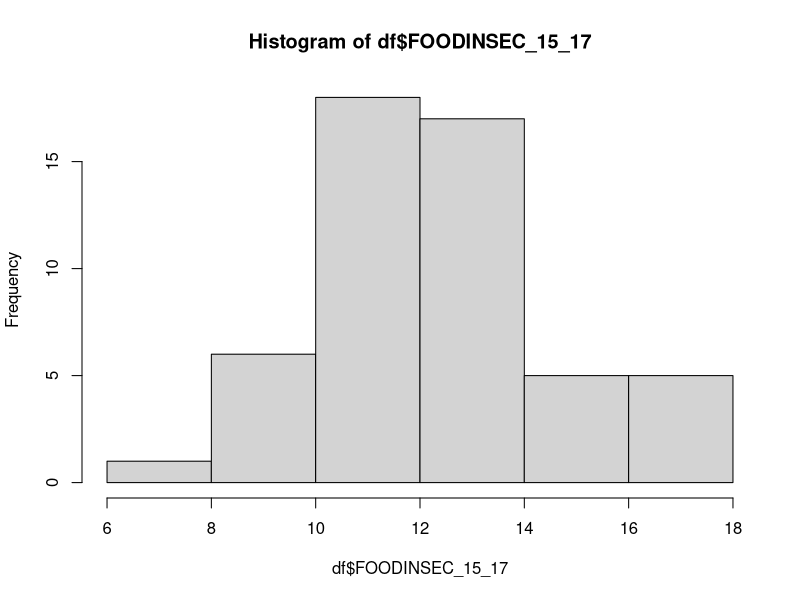
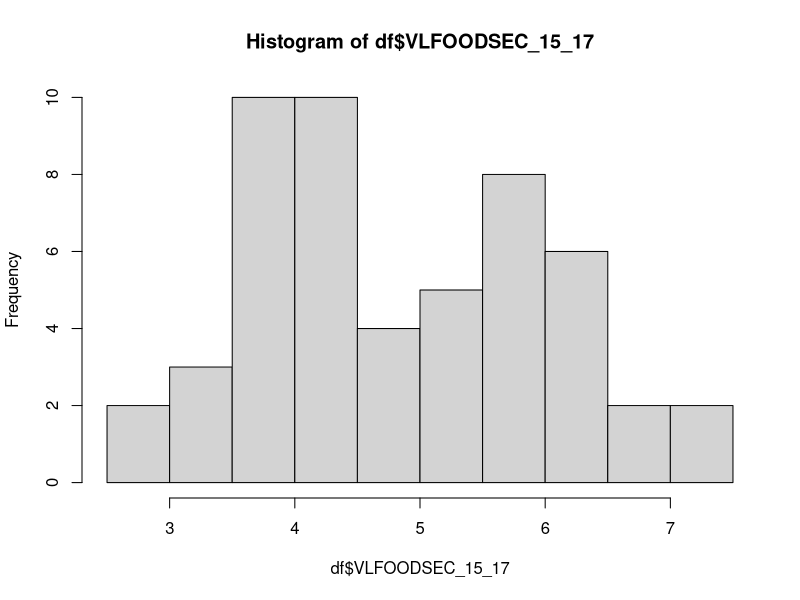
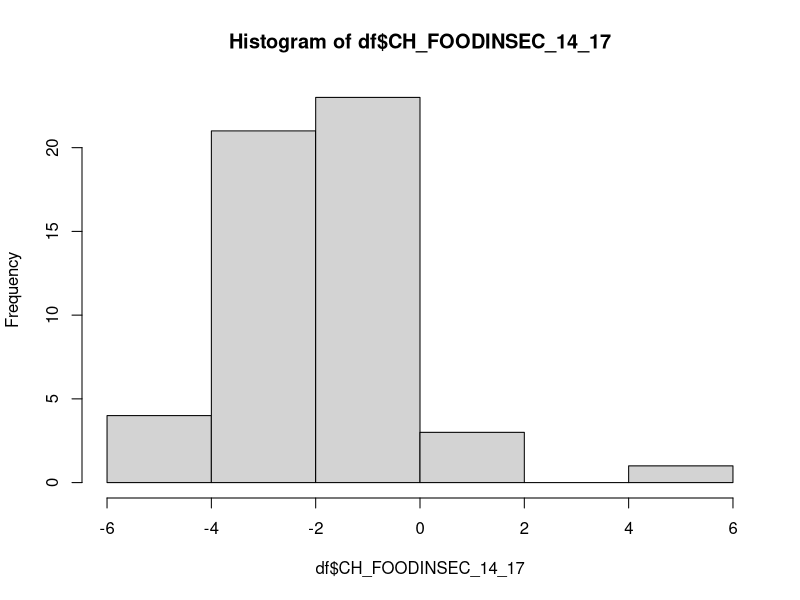
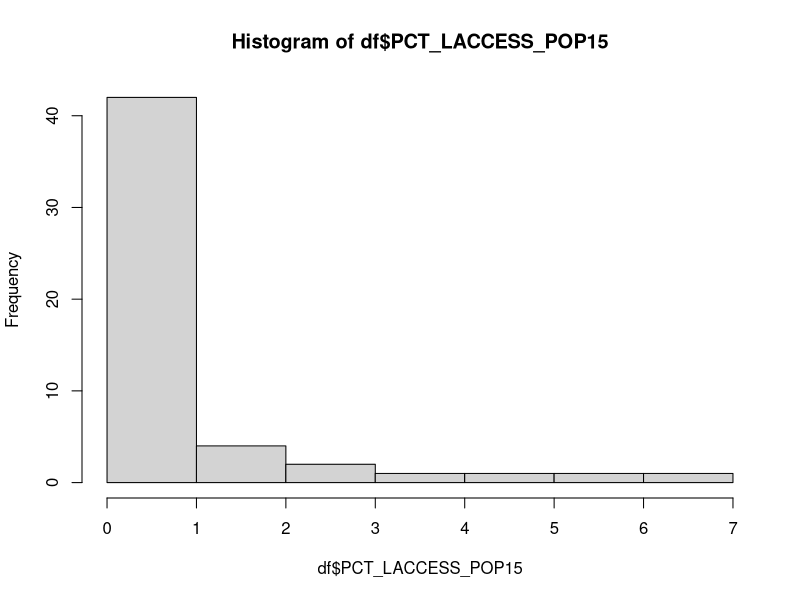
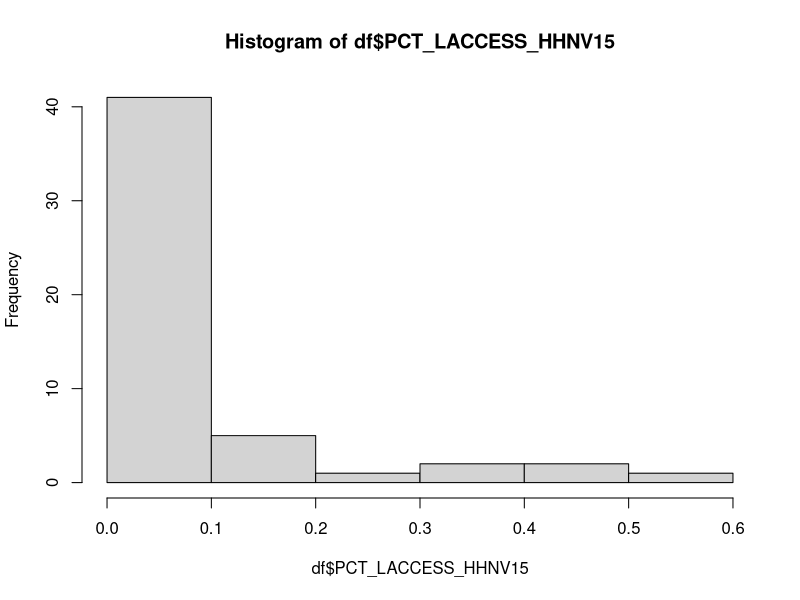
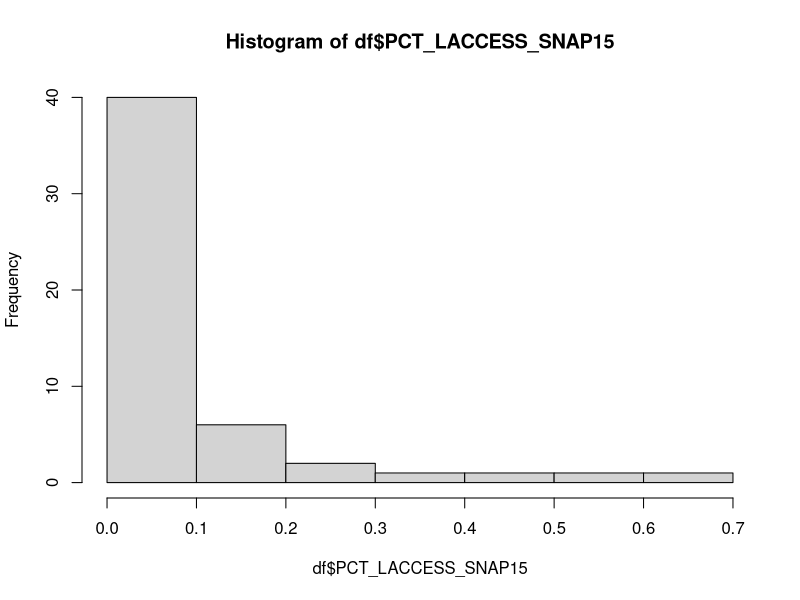
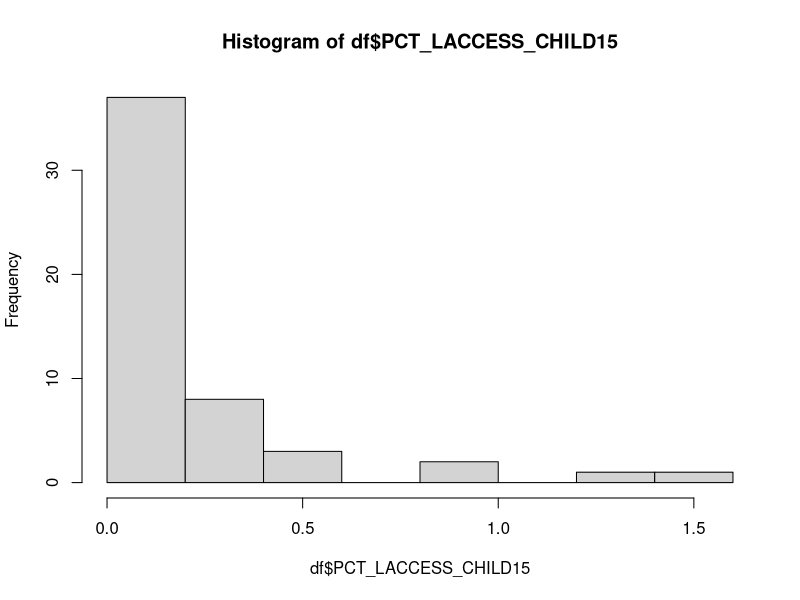
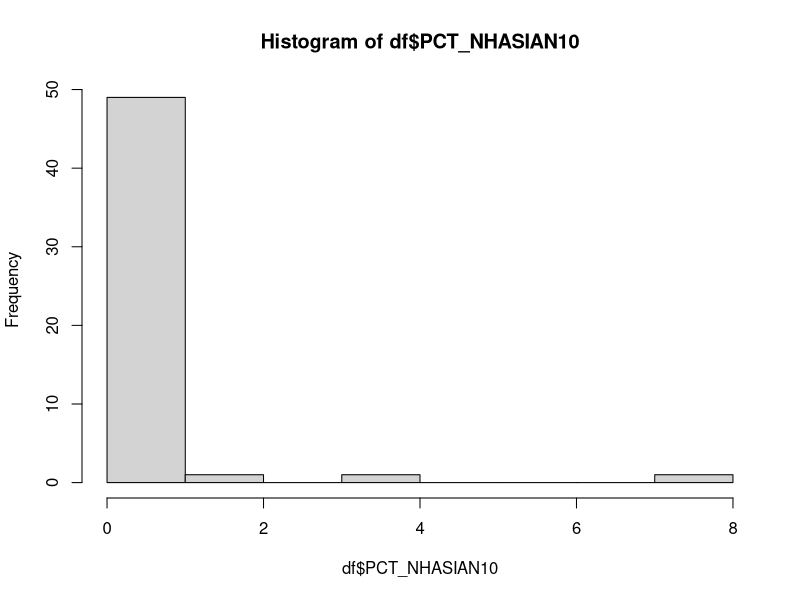

The R source for these figures, in order:
## ---- chunk 1
knitr::opts_chunk$set(echo = TRUE)
library(magrittr)
library(ggplot2)
library(dplyr)
library(ggforce)
library(tidyr)
library(readr)
library(purrr)
library(tidyverse)
## ---- chunk 2
(df <- read_csv("final_data.csv"))

df<-df%>% 
  select(-FOODINSEC_12_14, -VLFOODSEC_12_14,  -CH_VLFOODSEC_14_17, -SNAPSPTH17)
n <- nrow(df)

#Response
hist(df$FOODINSEC_15_17)
hist(df$VLFOODSEC_15_17)
hist(df$CH_FOODINSEC_14_17)


#Predictors
hist(df$PCT_LACCESS_POP15)
hist(df$PCT_LACCESS_HHNV15)
hist(df$PCT_LACCESS_SNAP15)

hist(df$PCT_LACCESS_CHILD15)
hist(df$PCT_NHASIAN10)
hist(df$PCT_NHWHITE10)
hist(df$PCT_NHBLACK10)
hist(df$PCT_HISP10)
hist(df$PCT_NHNA10)
hist(df$PCT_NHPI10)
hist(df$GROCPTH16)
hist(df$PCT_REDUCED_LUNCH15)
hist(df$PCT_OBESE_ADULTS17)
hist
## ---- chunk 3
# using the lm()
res <- lm(cbind(FOODINSEC_15_17, CH_FOODINSEC_14_17, VLFOODSEC_15_17) ~ ., data = df)
summary(res)

res2 <- lm(cbind(FOODINSEC_15_17, CH_FOODINSEC_14_17, VLFOODSEC_15_17) ~ PCT_LACCESS_POP15+PCT_OBESE_ADULTS17, data = df)
summary(res2)

# Residuals:
head(resid(res))
# Fitted values:
head(fitted(res))
# Residual standard error:
sigma(res)
round(vcov(res), 2)
## ---- chunk 4
alpha <- 0.05

Y <- as.matrix(df %>% select(20:22))
m <- ncol(Y) # number of responses
Z <- as.matrix(cbind(const = 1, df %>% select(1:19)))
r <- ncol(Z) - 1  # number of predictors (excluding constantn
b <- solve(t(Z) %*% Z) %*% t(Z) %*% Y

pred <- Z %*% b
resid <- Y - pred
estSigma <- t(resid) %*% resid / n

# new observation for predictors 
z0 <- 
  matrix(
    c(1, 25, 5, 1.3,  0.5, 34, 39, 9,3,0.2, 0.04, 0.24, 0.006, 1, 0.09, 0.6, 15, 
      18, 4.7, 25.6),
    ncol=1, 
    dimnames = list(c("const", "PCT_LACCESS_POP15", "PCT_LACCESS_HHNV15", "PCT_LACCESS_SNAP15", "LACCESS_CHILD15", "PCT_NHWHITE10", "PCT_NHBLACK10", "PCT_HISP10", "PCT_NHASIAN10", "PCT_NHNA10", "PCT_NHPI10", "GROCPTH16", "SUPERCPTH16", "WICSPTH16", "FFRPTH16", "FSRPTH16", "PCT_SNAP17", "PCT_REDUCED_LUNCH15", "PCT_OBESE_ADULTS17", "RECFACPTH16"), NULL)
  )

#choose z0 that is meaningful 

# center
cntr <- t(b) %*% z0

# Prediction interval:
fctr_pred <- 
  sqrt(
    (1 + t(z0) %*% solve(t(Z) %*% Z,tol = 1e-19) %*% z0) * 
      (m * (n - r - 1) * qf(alpha, m, n - r - m, lower.tail = FALSE) / (n - r - m)))

A <- diag(3)
for (i in 1:3){
  a <- A[ ,i]
  half_CI <- (sqrt(t(a) %*% (estSigma * n / (n - r - 1)) %*% a)) * fctr_pred
  pred_CI_Y <- c(t(a) %*%  cntr - half_CI, t(a) %*%  cntr + half_CI)
  cat(paste0("95% simultaneous prediction interval for Y0",i, ":  (", pred_CI_Y), ")")
}

# Confidence interval: 
fctr <- 
  sqrt(
    (t(z0) %*% solve(t(Z) %*% Z) %*% z0) * 
      (m * (n - r - 1) * qf(alpha, m, n - r - m, lower.tail = FALSE) / (n - r - m)))

for (i in 1:3){
  a <- A[ ,i]
  half_CI <- (sqrt(t(a) %*% (estSigma * n / (n - r - 1)) %*% a)) * fctr
  pred_CI_Y <- c(t(a) %*%  cntr - half_CI, t(a) %*%  cntr + half_CI)
  cat(paste0("95% simultaneous confidence interval for Y0",i, ":  (", pred_CI_Y), ")\n")
}
## ---- chunk 5
#Food Insecurity
df_f1 <- df %>% select(20:22)
R <- cor(df_f1)
eig <- eigen(R)
(Ltilde_m1 <- sqrt(eig$values[1]) * eig$vectors[ , 1, drop = F])

psi_tilde_m1 <- diag(R - Ltilde_m1 %*% t(Ltilde_m1))
Psi_tilde_m1 <- diag(psi_tilde_m1)
residual_matrix_m1 <- R - Ltilde_m1 %*% t(Ltilde_m1) - Psi_tilde_m1
(eig$values[1] / sum(eig$values))

#Access

df_f2 <- df %>% select(1:4,PCT_REDUCED_LUNCH15)
R2<- cor(df_f2)
eig2 <- eigen(R2)
(Ltilde_m2 <- sqrt(eig2$values[1]) * eig2$vectors[ , 1, drop = F])

psi_tilde_m2 <- diag(R2 - Ltilde_m2 %*% t(Ltilde_m2))
Psi_tilde_m2 <- diag(psi_tilde_m2)
residual_matrix_m2 <- R2 - Ltilde_m2 %*% t(Ltilde_m2) - Psi_tilde_m2
(eig2$values[1] / sum(eig2$values))

#Demographics
df_f3 <- df %>% select(5:10)
R3 <- cor(df_f3)
eig3 <- eigen(R3)
(Ltilde_m3 <- sqrt(eig3$values[1]) * eig3$vectors[ , 1, drop = F])

psi_tilde_m3 <- diag(R3 - Ltilde_m3 %*% t(Ltilde_m3))
Psi_tilde_m3 <- diag(psi_tilde_m3)
residual_matrix_m3 <- R3 - Ltilde_m3 %*% t(Ltilde_m3) - Psi_tilde_m3
(eig3$values[1] / sum(eig3$values))

#StoreAccess
df_f4 <- df %>% select(11:16)
R4 <- cor(df_f4)
eig4 <- eigen(R4)
(Ltilde_m4 <- sqrt(eig4$values[1]) * eig4$vectors[ , 1, drop = F])

psi_tilde_m4 <- diag(R4 - Ltilde_m4 %*% t(Ltilde_m4))
Psi_tilde_m4 <- diag(psi_tilde_m4)
residual_matrix_m4 <- R4 - Ltilde_m4 %*% t(Ltilde_m4) - Psi_tilde_m4
(eig4$values[1] / sum(eig4$values))

#Health

df_f5 <- df %>% select(PCT_OBESE_ADULTS17,RECFACPTH16)
R5 <- cor(df_f5)
eig5 <- eigen(R5)
(Ltilde_m5 <- sqrt(eig5$values[1]) * eig5$vectors[ , 1, drop = F])

psi_tilde_m5 <- diag(R5 - Ltilde_m5 %*% t(Ltilde_m5))
Psi_tilde_m5 <- diag(psi_tilde_m5)
residual_matrix_m5 <- R5 - Ltilde_m5 %*% t(Ltilde_m5) - Psi_tilde_m5
(eig5$values[1] / sum(eig5$values))
## ---- chunk 6
variables_to_test <-  c("PCT_LACCESS_POP15", "PCT_LACCESS_HHNV15","PCT_LACCESS_SNAP15","PCT_LACCESS_CHILD15","GROCPTH16","SUPERCPTH16","PCT_LACCESS_WHITE15","PCT_LACCESS_BLACK15","SNAPSPTH17","PCT_LACCESS_HISP15","PCT_LACCESS_NHASIAN15","PCT_LACCESS_NHNA15","PCT_LACCESS_NHPI15","FFRPTH16","FSRPTH16","PCT_SNAP17")

variables_to_keep <- setdiff(colnames(Z), variables_to_test)
q <- length(variables_to_keep) - 1 # Not counting the intercept
grp1 <- rownames(b) %in% variables_to_keep
grp2 <- rownames(b) %in% variables_to_test

estSigma <- t(resid) %*% resid / n

b_grp1 <- solve(t(Z[ , grp1]) %*% Z[ , grp1]) %*% t(Z[ , grp1]) %*% Y
pred_grp1 <- Z[ , grp1] %*% b_grp1
resid_grp1 <- Y - pred_grp1

estSigma1 <- t(resid_grp1) %*% resid_grp1 / n

LR_test_statistic <- -n * (log(det(estSigma)) - log(det(estSigma1)))

# Approximate likelihood ratio test statistic:
approx_LR_test_statistic <- 
  -(n - r - 1 - 0.5 * (m - r + q + 1)) * (log(det(estSigma)) - log(det(estSigma1)))

# Reject?
ifelse(approx_LR_test_statistic > qchisq(1-alpha, m * (r - q)), "Reject H0", "Don't reject H0")

W <- det(estSigma) / det(estSigma1)

h <- length(variables_to_test)  
# h = q' = r - q; see corrected slide 25 in notes for Chapter 7

d1 <- (n - r - 1) - 0.5 * (m - h + 1)
d2 <- (m * h - 2)/4
d3 <- m^2 + h^2 - 5
d3 <- if (d3 > 0) { 
  sqrt(((m * h)^2 - 4) / d3)
} else { 1 }

F_approx_stat <- ((W^(-1 / d3) - 1) * (d1 * d3 - 2 * d2)) / (m  * h)

# The corresponding p-value is:
pf(F_approx_stat, m * h, d1 * d3 - 2 * d2, lower.tail = FALSE)
## ---- chunk 7
##rm(list = ls())

# Bootstrap study:
set.seed(697)
S <- 100####### 10000

LR_stat_sample <- numeric(S)
R1 <- numeric(S)
R2 <- numeric(S)
R3 <- numeric(S)

s <- 1

n<-nrow(df)
while (s <= S) {
  try({
    # resample - sample from the original data frame with replacements
    bootstrap_sample_idx <- sample(n, replace = TRUE)
    bstp_df <- df[bootstrap_sample_idx, ]
    
    res_full_model <- lm(cbind(FOODINSEC_15_17, CH_FOODINSEC_14_17, VLFOODSEC_15_17) ~ ., data = bstp_df)
    summary <- summary(res_full_model)
  
    R1[s] <- summary$`Response FOODINSEC_15_17`$r.squared
    R2[s] <- summary$`Response CH_FOODINSEC_14_17`$r.squared
    R3[s] <- summary$`Response VLFOODSEC_15_17`$r.squared
    
    res_partial_model <- lm(cbind(FOODINSEC_15_17, CH_FOODINSEC_14_17, VLFOODSEC_15_17) ~ PCT_REDUCED_LUNCH15+PCT_OBESE_ADULTS17, data = bstp_df)
  
    estSigma <- t(resid(res_full_model)) %*% resid(res_full_model) / n
    estSigma1 <- t(res_partial_model$residuals) %*% res_partial_model$residuals / n
    
    LR_stat_sample[s] <- det(estSigma) / det(estSigma1)
    
    s <- s + 1
  })
}

# CI for R^2
quantile(R1, c(0.025, 0.975)) # define CI for R^2 of FOODINSEC_15_17
quantile(R2, c(0.025, 0.975)) # define CI for R^2 of CH_FOODINSEC_14_17
quantile(R3, c(0.025, 0.975)) # define CI for R^2 of VLFOODSEC_15_17
## ---- chunk 8
# Rescale the bootstrap sample to the approximate F scale:
d1 <- (n - r - 1) - 0.5 * (m - h + 1)
d2 <- (m * h - 2)/4
d3 <- m^2 + h^2 - 5
d3 <- if (d3 > 0) { 
  sqrt(((m * h)^2 - 4) / d3)
} else { 1 }

F_approx_stat <- ((LR_stat_sample^(-1 / d3) - 1) * (d1 * d3 - 2 * d2)) / (m  * h)

hist(F_approx_stat, freq = FALSE, breaks = 40, main = "Bootstrap and F approximation")
rng <- range(F_approx_stat)
x <- seq(rng[1], rng[2], length.out = 100)
lines(x, df(x, m * h, d1 * d3 - 2 * d2))
## ---- chunk 9
# Rescale the bootstrap sample to the approximate chi squared scale:
chi_sq_approx_stat <- -(n - r - 1 - 0.5 * (m - r + q + 1)) * log(LR_stat_sample)

hist(chi_sq_approx_stat, freq = FALSE, breaks = 40, main = "Bootstrap and chi-square approximation")
rng <- range(chi_sq_approx_stat)
x <- seq(rng[1], rng[2], length.out = 100)
lines(x, dchisq(x, m * (r - q)))
